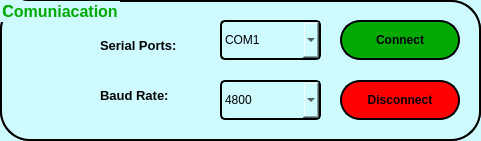
       <widget class="QGroupBox" name="grComPort_2">
        <property name="geometry">
         <rect>
          <x>10</x>
          <y>140</y>
          <width>481</width>
          <height>141</height>
         </rect>
        </property>
        <property name="font">
         <font>
          <pointsize>12</pointsize>
          <weight>75</weight>
          <bold>true</bold>
         </font>
        </property>
        <property name="styleSheet">
         <string notr="true">QGroupBox {
color: rgb(0, 170, 0);
border: 2px solid;
border-top-left-radius: 30px;
border-top-right-radius: 30px;
border-bottom-right-radius: 30px;
border-bottom-left-radius: 30px;
	background-color: rgb(206, 251, 255);
}
</string>
        </property>
        <property name="title">
         <string>Comuniacation</string>
        </property>
        <widget class="QLabel" name="lbLogoConnect_2">
         <property name="geometry">
          <rect>
           <x>20</x>
           <y>40</y>
           <width>61</width>
           <height>61</height>
          </rect>
         </property>
         <property name="styleSheet">
          <string notr="true">background-color: rgb(206, 251, 255);</string>
         </property>
         <property name="text">
          <string/>
         </property>
         <property name="pixmap">
          <pixmap>connect.-removebg-preview.png</pixmap>
         </property>
         <property name="scaledContents">
          <bool>true</bool>
         </property>
         <property name="alignment">
          <set>Qt::AlignCenter</set>
         </property>
        </widget>
        <widget class="QPushButton" name="btnConnect_3">
         <property name="geometry">
          <rect>
           <x>340</x>
           <y>20</y>
           <width>120</width>
           <height>40</height>
          </rect>
         </property>
         <property name="font">
          <font>
           <pointsize>9</pointsize>
           <weight>75</weight>
           <bold>true</bold>
          </font>
         </property>
         <property name="styleSheet">
          <string notr="true">background-color: rgb(0, 170, 0);
border: 2px solid;
border-top-left-radius: 20px;
border-top-right-radius: 20px;
border-bottom-right-radius: 20px;
border-bottom-left-radius: 20px;</string>
         </property>
         <property name="text">
          <string>Connect</string>
         </property>
        </widget>
        <widget class="QPushButton" name="btnConnect_4">
         <property name="geometry">
          <rect>
           <x>340</x>
           <y>80</y>
           <width>120</width>
           <height>40</height>
          </rect>
         </property>
         <property name="font">
          <font>
           <pointsize>9</pointsize>
           <weight>75</weight>
           <bold>true</bold>
          </font>
         </property>
         <property name="styleSheet">
          <string notr="true">background-color: rgb(255, 0, 0);
border: 2px solid;
border-top-left-radius: 20px;
border-top-right-radius: 20px;
border-bottom-right-radius: 20px;
border-bottom-left-radius: 20px;</string>
         </property>
         <property name="text">
          <string>Disconnect</string>
         </property>
        </widget>
        <widget class="QLabel" name="lbComPort_3">
         <property name="geometry">
          <rect>
           <x>110</x>
           <y>30</y>
           <width>101</width>
           <height>31</height>
          </rect>
         </property>
         <property name="font">
          <font>
           <pointsize>10</pointsize>
           <weight>75</weight>
           <bold>true</bold>
          </font>
         </property>
         <property name="styleSheet">
          <string notr="true">background-color: rgb(206, 251, 255);</string>
         </property>
         <property name="text">
          <string>Serial Port:</string>
         </property>
        </widget>
        <widget class="QLabel" name="lbComPort_4">
         <property name="geometry">
          <rect>
           <x>110</x>
           <y>80</y>
           <width>101</width>
           <height>31</height>
          </rect>
         </property>
         <property name="font">
          <font>
           <pointsize>10</pointsize>
           <weight>75</weight>
           <bold>true</bold>
          </font>
         </property>
         <property name="styleSheet">
          <string notr="true">background-color: rgb(206, 251, 255);</string>
         </property>
         <property name="text">
          <string>Baud Rate:</string>
         </property>
        </widget>
        <widget class="QComboBox" name="comboBox_3">
         <property name="geometry">
          <rect>
           <x>220</x>
           <y>20</y>
           <width>101</width>
           <height>40</height>
          </rect>
         </property>
         <property name="styleSheet">
          <string notr="true">border: 2px solid;
border-top-left-radius: 5px;
border-top-right-radius: 5px;
border-bottom-left-radius: 5px;
border-bottom-right-radius: 5px;
background-color: rgb(206, 251, 255);
</string>
         </property>
         <item>
          <property name="text">
           <string>COM1</string>
          </property>
         </item>
         <item>
          <property name="text">
           <string>COM2</string>
          </property>
         </item>
         <item>
          <property name="text">
           <string>COM3</string>
          </property>
         </item>
         <item>
          <property name="text">
           <string>COM4</string>
          </property>
         </item>
         <item>
          <property name="text">
           <string>COM5</string>
          </property>
         </item>
         <item>
          <property name="text">
           <string>COM6</string>
          </property>
         </item>
         <item>
          <property name="text">
           <string>COM7</string>
          </property>
         </item>
         <item>
          <property name="text">
           <string>COM8</string>
          </property>
         </item>
         <item>
          <property name="text">
           <string>COM9</string>
          </property>
         </item>
         <item>
          <property name="text">
           <string>COM10</string>
          </property>
         </item>
         <item>
          <property name="text">
           <string>COM11</string>
          </property>
         </item>
         <item>
          <property name="text">
           <string>COM12</string>
          </property>
         </item>
         <item>
          <property name="text">
           <string>COM13</string>
          </property>
         </item>
         <item>
          <property name="text">
           <string>COM14</string>
          </property>
         </item>
         <item>
          <property name="text">
           <string>COM15</string>
          </property>
         </item>
         <item>
          <property name="text">
           <string>COM16</string>
          </property>
         </item>
         <item>
          <property name="text">
           <string>COM17</string>
          </property>
         </item>
         <item>
          <property name="text">
           <string>COM18</string>
          </property>
         </item>
         <item>
          <property name="text">
           <string>COM19</string>
          </property>
         </item>
         <item>
          <property name="text">
           <string>COM20</string>
          </property>
         </item>
        </widget>
        <widget class="QComboBox" name="comboBox_4">
         <property name="geometry">
          <rect>
           <x>220</x>
           <y>80</y>
           <width>101</width>
           <height>40</height>
          </rect>
         </property>
         <property name="styleSheet">
          <string notr="true">border: 2px solid;
border-top-left-radius: 5px;
border-top-right-radius: 5px;
border-bottom-left-radius: 5px;
border-bottom-right-radius: 5px;
background-color: rgb(206, 251, 255);
</string>
         </property>
         <item>
          <property name="text">
           <string>4800</string>
          </property>
         </item>
         <item>
          <property name="text">
           <string>9600</string>
          </property>
         </item>
         <item>
          <property name="text">
           <string>115200</string>
          </property>
         </item>
        </widget>
        <widget class="QGroupBox" name="grComunication_2">
         <property name="geometry">
          <rect>
           <x>0</x>
           <y>0</y>
           <width>481</width>
           <height>141</height>
          </rect>
         </property>
         <property name="font">
          <font>
           <pointsize>12</pointsize>
           <weight>75</weight>
           <bold>true</bold>
          </font>
         </property>
         <property name="styleSheet">
          <string notr="true">QGroupBox {
color: rgb(0, 170, 0);
border: 2px solid;
border-top-left-radius: 30px;
border-top-right-radius: 30px;
border-bottom-right-radius: 30px;
border-bottom-left-radius: 30px;
	background-color: rgb(206, 251, 255);
}
</string>
         </property>
         <property name="title">
          <string>Comuniacation</string>
         </property>
         <widget class="QLabel" name="lbLogoComunication_2">
          <property name="geometry">
           <rect>
            <x>20</x>
            <y>40</y>
            <width>61</width>
            <height>61</height>
           </rect>
          </property>
          <property name="styleSheet">
           <string notr="true">background-color: rgb(206, 251, 255);</string>
          </property>
          <property name="text">
           <string/>
          </property>
          <property name="pixmap">
           <pixmap>connect.-removebg-preview.png</pixmap>
          </property>
          <property name="scaledContents">
           <bool>true</bool>
          </property>
          <property name="alignment">
           <set>Qt::AlignCenter</set>
          </property>
         </widget>
         <widget class="QPushButton" name="btnConnectSP_2">
          <property name="geometry">
           <rect>
            <x>340</x>
            <y>20</y>
            <width>120</width>
            <height>40</height>
           </rect>
          </property>
          <property name="font">
           <font>
            <pointsize>9</pointsize>
            <weight>75</weight>
            <bold>true</bold>
           </font>
          </property>
          <property name="styleSheet">
           <string notr="true">QPushButton{
	background-color: rgb(0, 170, 0);
	border: 2px solid;
	border-top-left-radius: 20px;
	border-top-right-radius: 20px;
	border-bottom-right-radius: 20px;
	border-bottom-left-radius: 20px;
}

QPushButton:hover{
	background-color: rgb(0, 160, 0);
	border: 2px solid rgb(162, 162, 162);
	border-top-left-radius: 20px;
	border-top-right-radius: 20px;
	border-bottom-right-radius: 20px;
	border-bottom-left-radius: 20px;
}
</string>
          </property>
          <property name="text">
           <string>Connect</string>
          </property>
         </widget>
         <widget class="QPushButton" name="btnDisconnect_2">
          <property name="geometry">
           <rect>
            <x>340</x>
            <y>80</y>
            <width>120</width>
            <height>40</height>
           </rect>
          </property>
          <property name="font">
           <font>
            <pointsize>9</pointsize>
            <weight>75</weight>
            <bold>true</bold>
           </font>
          </property>
          <property name="styleSheet">
           <string notr="true">QPushButton{
	background-color: rgb(255, 0, 0);
	border: 2px solid;
	border-top-left-radius: 20px;
	border-top-right-radius: 20px;
	border-bottom-right-radius: 20px;
	border-bottom-left-radius: 20px;
}
QPushButton:hover{
	background-color: rgb(230, 0, 0);
	border: 2px solid rgb(162, 162, 162) ;
	border-top-left-radius: 20px;
	border-top-right-radius: 20px;
	border-bottom-right-radius: 20px;
	border-bottom-left-radius: 20px;
}
</string>
          </property>
          <property name="text">
           <string>Disconnect</string>
          </property>
         </widget>
         <widget class="QLabel" name="lbSerialPorts_2">
          <property name="geometry">
           <rect>
            <x>100</x>
            <y>30</y>
            <width>111</width>
            <height>31</height>
           </rect>
          </property>
          <property name="font">
           <font>
            <pointsize>10</pointsize>
            <weight>75</weight>
            <bold>true</bold>
           </font>
          </property>
          <property name="styleSheet">
           <string notr="true">background-color: rgb(206, 251, 255);</string>
          </property>
          <property name="text">
           <string>Serial Ports:</string>
          </property>
         </widget>
         <widget class="QLabel" name="lbBaudRate_2">
          <property name="geometry">
           <rect>
            <x>100</x>
            <y>80</y>
            <width>101</width>
            <height>31</height>
           </rect>
          </property>
          <property name="font">
           <font>
            <pointsize>10</pointsize>
            <weight>75</weight>
            <bold>true</bold>
           </font>
          </property>
          <property name="styleSheet">
           <string notr="true">background-color: rgb(206, 251, 255);</string>
          </property>
          <property name="text">
           <string>Baud Rate:</string>
          </property>
         </widget>
         <widget class="QComboBox" name="CboxSerialPort_2">
          <property name="geometry">
           <rect>
            <x>220</x>
            <y>20</y>
            <width>101</width>
            <height>40</height>
           </rect>
          </property>
          <property name="styleSheet">
           <string notr="true">QComboBox{
	border: 2px solid;
	border-top-left-radius: 5px;
	border-top-right-radius: 5px;
	border-bottom-left-radius: 5px;	
	border-bottom-right-radius: 5px;
	background-color: rgb(206, 251, 255);
}
QComboBox:hover{
	border: 2px solid rgb(162,162,162);
	border-top-left-radius: 5px;
	border-top-right-radius: 5px;
	border-bottom-left-radius: 5px;	
	border-bottom-right-radius: 5px;
	background-color: rgb(206, 251, 220);
}

</string>
          </property>
          <item>
           <property name="text">
            <string>COM1</string>
           </property>
          </item>
          <item>
           <property name="text">
            <string>COM2</string>
           </property>
          </item>
          <item>
           <property name="text">
            <string>COM3</string>
           </property>
          </item>
          <item>
           <property name="text">
            <string>COM4</string>
           </property>
          </item>
          <item>
           <property name="text">
            <string>COM5</string>
           </property>
          </item>
          <item>
           <property name="text">
            <string>COM6</string>
           </property>
          </item>
          <item>
           <property name="text">
            <string>COM7</string>
           </property>
          </item>
          <item>
           <property name="text">
            <string>COM8</string>
           </property>
          </item>
          <item>
           <property name="text">
            <string>COM9</string>
           </property>
          </item>
          <item>
           <property name="text">
            <string>COM10</string>
           </property>
          </item>
          <item>
           <property name="text">
            <string>COM11</string>
           </property>
          </item>
          <item>
           <property name="text">
            <string>COM12</string>
           </property>
          </item>
          <item>
           <property name="text">
            <string>COM13</string>
           </property>
          </item>
          <item>
           <property name="text">
            <string>COM14</string>
           </property>
          </item>
          <item>
           <property name="text">
            <string>COM15</string>
           </property>
          </item>
          <item>
           <property name="text">
            <string>COM16</string>
           </property>
          </item>
          <item>
           <property name="text">
            <string>COM17</string>
           </property>
          </item>
          <item>
           <property name="text">
            <string>COM18</string>
           </property>
          </item>
          <item>
           <property name="text">
            <string>COM19</string>
           </property>
          </item>
          <item>
           <property name="text">
            <string>COM20</string>
           </property>
          </item>
         </widget>
         <widget class="QComboBox" name="CboxBaudRate_2">
          <property name="geometry">
           <rect>
            <x>220</x>
            <y>80</y>
            <width>101</width>
            <height>40</height>
           </rect>
          </property>
          <property name="styleSheet">
           <string notr="true">QComboBox{
	border: 2px solid;
	border-top-left-radius: 5px;
	border-top-right-radius: 5px;
	border-bottom-left-radius: 5px;
	border-bottom-right-radius: 5px;
	background-color: rgb(206, 251, 255);
}
QComboBox:hover{
	border: 2px solid rgb(162,162,162);
	border-top-left-radius: 5px;
	border-top-right-radius: 5px;
	border-bottom-left-radius: 5px;
	border-bottom-right-radius: 5px;
	background-color: rgb(206, 251, 230);
}

</string>
          </property>
          <item>
           <property name="text">
            <string>4800</string>
           </property>
          </item>
          <item>
           <property name="text">
            <string>9600</string>
           </property>
          </item>
          <item>
           <property name="text">
            <string>115200</string>
           </property>
          </item>
         </widget>
        </widget>
       </widget>
